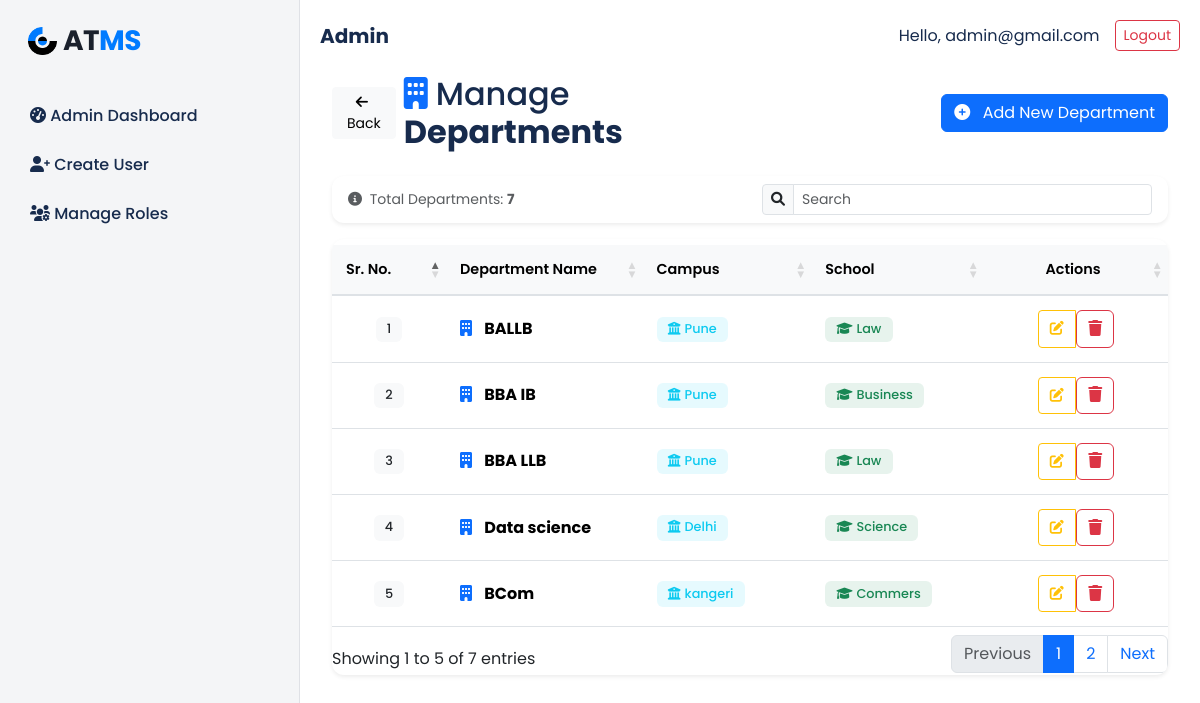
The app's page /accounts/department/ (signed in), older data.
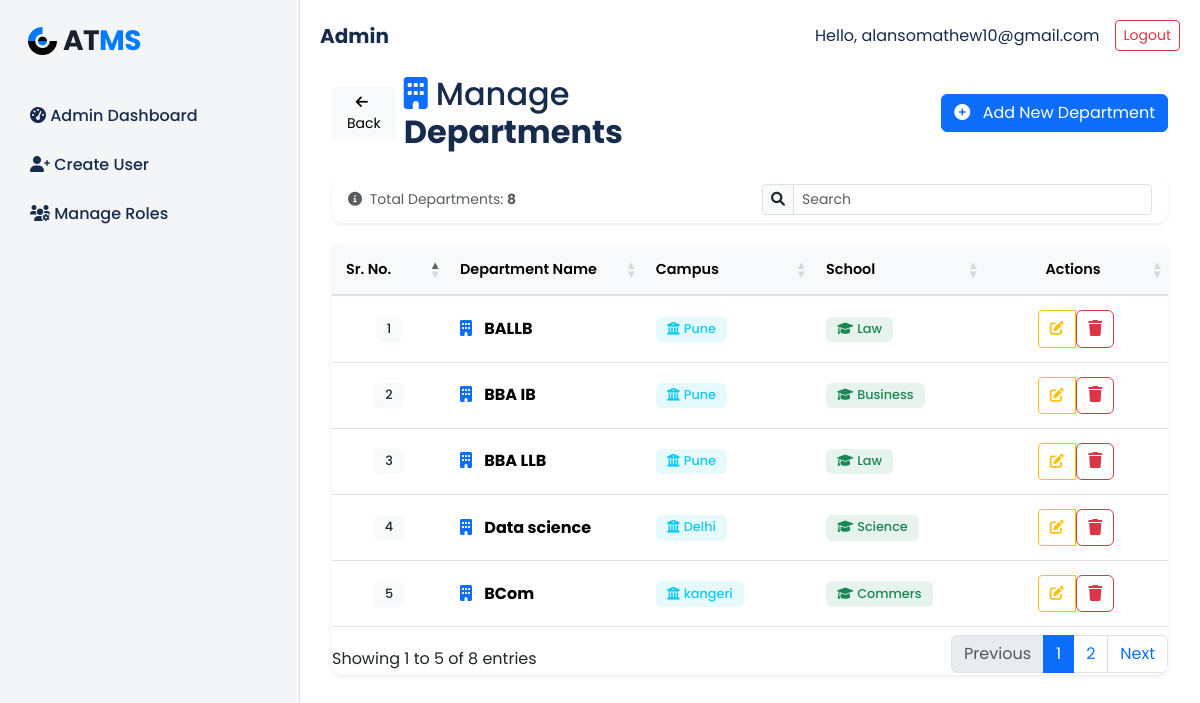
The same page, newer data.
### accounts/models.py (models this page shows, shortened)
class CustomUser(AbstractUser):
    emp_id = models.CharField(max_length=20, blank=True, null=True)
    campus = models.ForeignKey('Campus', on_delete=models.SET_NULL, null=True, blank=True)
    school = models.ForeignKey('School', on_delete=models.SET_NULL, null=True, blank=True)
    department = models.ManyToManyField('Department', blank=True)
    phone_number = models.CharField(max_length=15, blank=True, null=True)
    gender = models.CharField(max_length=10, blank=True, null=True)
    phone_no = models.CharField(max_length=15, blank=True, null=True)
    role = models.CharField(
        max_length=10,
        choices=[('admin', 'Admin'), ('hod', 'HOD'), ('staff', 'Staff'), ('student', 'Student')],
        blank=True, null=True,
    )
    email = models.EmailField(unique=True)
    USERNAME_FIELD = 'email'  # login using email
    REQUIRED_FIELDS = ['username']        # must NOT include 'email'

### accounts/views.py (the view, shortened to what this page needs)
# urls.py: path('department/', views.department_crud, name='department_crud'),
def department_crud(request):
    campuses = Campus.objects.all()
    schools = School.objects.all()
    departments = Department.objects.all()
    if request.method == "POST" and 'delete_department' in request.POST:
        dept_id = request.POST.get("dept_id")
        department = get_object_or_404(Department, id=dept_id)
        department.delete()
        return redirect('accounts:department_crud')
    context = {
        'campuses': campuses,
        'schools': schools,
        'departments': departments
    }
    return render(request, 'accounts/department_crud.html', context)

### accounts/context_processors.py (called while the page is built)
def all_projects(request):
    projects = Project.objects.all()
    return {'projects': projects}

def global_teams_and_students(request):
    teams = Team.objects.all()
    students = User.objects.filter(role='staff')
    return {
        'teams': teams,
        'students': students
    }

### accounts/templates/accounts/department_crud.html (shortened to what the changed rows need)
{% extends 'admin_base.html' %}
{% load static %}
{% block content %}
<div class="container-xl mt-4">
    <div class="row mb-4 align-items-center">
        <div class="col-sm-6 d-flex align-items-center gap-2">
            <h2 class="mb-0"><i class="fa fa-building me-2 text-primary"></i>Manage <b>Departments</b></h2>
        </div>
    </div>
    <div class="card shadow-sm border-0 mb-3">
        <div class="card-body py-2">
            <div class="row align-items-center">
                <div class="col-md-6">
                    <small class="text-muted">
                        <i class="fa fa-info-circle me-1"></i>
                        Total Departments: <strong>{{ departments|length }}</strong>
                    </small>
                </div>
            </div>
        </div>
    </div>
    <div class="card shadow-sm border-0">
        <div class="card-body p-0">
            <div class="table-responsive">
                <table id="departmentDataTable" class="table table-hover table-sm align-middle mb-0">
                    <thead class="table-light">
                        <tr>
                            <th class="fw-semibold" style="width: 80px;">Sr. No.</th>
                            <th class="fw-semibold">Department Name</th>
                            <th class="fw-semibold">Campus</th>
                            <th class="fw-semibold">School</th>
                            <th class="fw-semibold text-center" style="width: 150px;">Actions</th>
                        </tr>
                    </thead>
                    <tbody id="departmentTable">
                    </tbody>
                </table>
            </div>
        </div>
    </div>
</div>
<link href="https://cdn.datatables.net/1.13.6/css/dataTables.bootstrap5.min.css" rel="stylesheet">
{% endblock %}

### templates/admin_base.html (shortened to what this page needs)
<!DOCTYPE html>
<html lang="en">
{% load static %}
<head>
  <link rel="stylesheet" href="https://cdn.jsdelivr.net/npm/bootstrap@5.3.2/dist/css/bootstrap.min.css">
  <link rel="stylesheet" href="https://cdnjs.cloudflare.com/ajax/libs/font-awesome/6.0.0-beta3/css/all.min.css">
</head>
<body>
<div class="main-container">
  <div class="sidebar">
    <div class="mb-4">
      <div class="sidebar-logo">
        <img src="{% static 'accounts/images/group-481747-1-19.png' %}" alt="Students Logo" class="logo-image">
        AT<span>MS</span>
      </div>
    </div>
    <div class="sidebar-menu">
    <a href="{% url 'accounts:admin_dashboard' %}" class="{% if request.resolver_match.url_name == 'admin_dashboard' %}active{% endif %}">
        <i class="fas fa-tachometer-alt"></i> Admin Dashboard
    </a>
      <a href="{% url 'accounts:create_user' %}" class="{% if request.resolver_match.url_name == 'create_user' %}active{% endif %}">
        <i class="fas fa-user-plus"></i> Create User
      </a>
      <a href="{% url 'accounts:manage_roles' %}" class="{% if request.resolver_match.url_name == 'manage_roles' %}active{% endif %}">
        <i class="fas fa-users-cog"></i> Manage Roles
      </a>
    </div>
  </div>
  <div class="main-content">
    <div class="top-navbar mb-4">
      <div class="d-flex align-items-center flex-wrap">
        <div class="brand">Admin </div>
      </div>
      <div class="user-info">
        <span>Hello, {{ request.user.email }}</span>
        <form action="{% url 'accounts:logout' %}" method="post">
          <button type="submit" class="btn btn-sm btn-outline-danger" id="logoutBtn">Logout</button>
        </form>
      </div>
    </div>
    {% block content %}{% endblock %}
  </div>
</div>
</body>
</html>

Row changes from the older to the newer data that the page shows:
changed CustomUser: user.email "admin@gmail.com" → "alansomathew10@gmail.com"
Text that changed along with them:
{{ departments|length }}: "7" → "8"
text written by a page script: "Showing 1 to 5 of 7 entries Previous 1 2 Next" → "Showing 1 to 5 of 8 entries Previous 1 2 Next"
